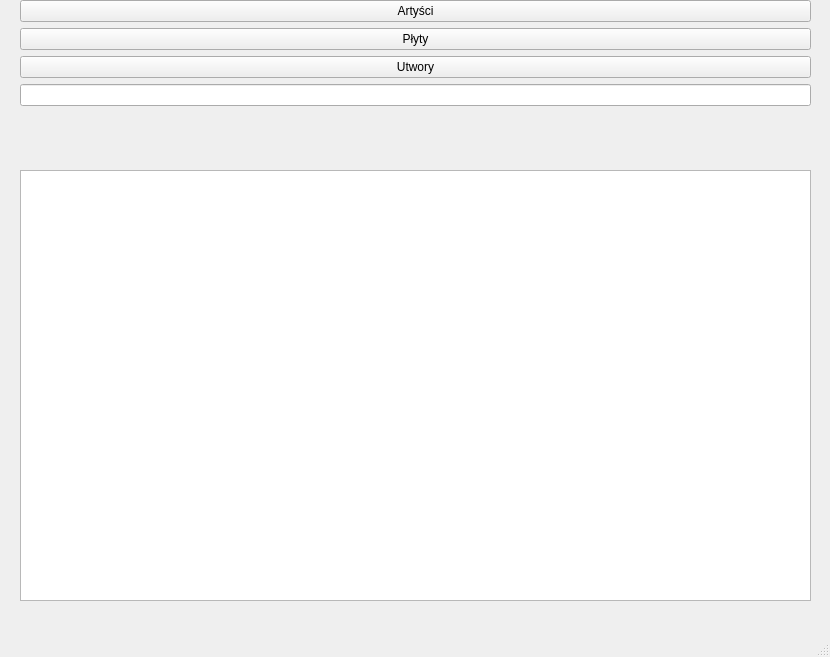
<?xml version="1.0" encoding="UTF-8"?>
<ui version="4.0">
 <class>MainWindow</class>
 <widget class="QMainWindow" name="MainWindow">
  <property name="geometry">
   <rect>
    <x>0</x>
    <y>0</y>
    <width>830</width>
    <height>657</height>
   </rect>
  </property>
  <property name="windowTitle">
   <string>MainWindow</string>
  </property>
  <widget class="QWidget" name="centralwidget">
   <widget class="QWidget" name="verticalLayoutWidget">
    <property name="geometry">
     <rect>
      <x>0</x>
      <y>0</y>
      <width>831</width>
      <height>161</height>
     </rect>
    </property>
    <layout class="QVBoxLayout" name="verticalLayout">
     <property name="sizeConstraint">
      <enum>QLayout::SetMaximumSize</enum>
     </property>
     <property name="leftMargin">
      <number>20</number>
     </property>
     <property name="rightMargin">
      <number>20</number>
     </property>
     <item>
      <widget class="QPushButton" name="btnArtysci">
       <property name="text">
        <string>Artyści</string>
       </property>
      </widget>
     </item>
     <item>
      <widget class="QPushButton" name="btnPlyty">
       <property name="text">
        <string>Płyty</string>
       </property>
      </widget>
     </item>
     <item>
      <widget class="QPushButton" name="btnUtwory">
       <property name="text">
        <string>Utwory</string>
       </property>
      </widget>
     </item>
     <item>
      <widget class="QLineEdit" name="search"/>
     </item>
    </layout>
   </widget>
   <widget class="QTableView" name="tableView">
    <property name="geometry">
     <rect>
      <x>20</x>
      <y>170</y>
      <width>791</width>
      <height>431</height>
     </rect>
    </property>
   </widget>
  </widget>
  <widget class="QMenuBar" name="menubar">
   <property name="geometry">
    <rect>
     <x>0</x>
     <y>0</y>
     <width>830</width>
     <height>22</height>
    </rect>
   </property>
  </widget>
  <widget class="QStatusBar" name="statusbar"/>
 </widget>
 <resources/>
 <connections/>
</ui>
